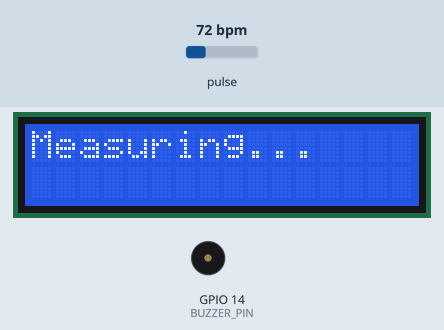
Simulated run of this sketch. Board: ESP8266 (NodeMCU). Parts: 16×2 character LCD, buzzer (waves = sounding). Inputs (shaded band) come from the test bench; at power-on: pulse 72 bpm. WiFi joins after 1.5 s; servers stay silent unless stated.

Above: at 1.7 s.
At 8.0 s:
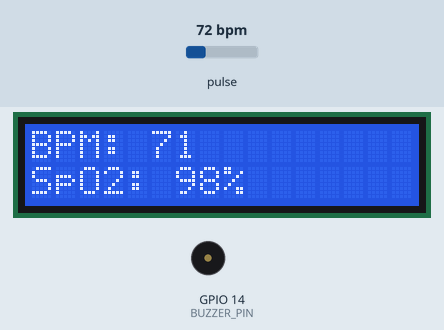
Timing chart, 0 to 9.5 s (numbered marks = the images above):
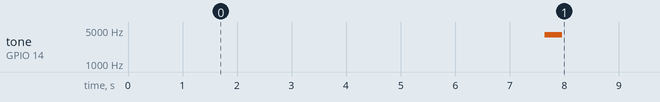

The sketch:

Vital_Signs_Monitor.ino
```cpp
#include <ESP8266WiFi.h>
#include <ESP8266WebServer.h>
#include <Wire.h>
#include <LiquidCrystal_I2C.h>
#include <MAX30105.h>
#include "heartRate.h"

/* ================= Hardware Pins & Constants ================= */
#define MEASURE_TIME_MS 6000  // Measurement stabilization time (ms)
#define BUZZER_PIN 14         // GPIO14 (D5 on NodeMCU)
#define I2C_SDA 4             // GPIO4 (D2)
#define I2C_SCL 5             // GPIO5 (D1)

/* ================= Network Credentials ================= */
const char* ssid     = "Ibrahem";
const char* password = "20002000";

/* ================= Global Objects ================= */
ESP8266WebServer server(80);
LiquidCrystal_I2C lcd(0x27, 16, 2);
MAX30105 particleSensor;

/* ================= System Variables ================= */
float bpm = 0;
long lastBeat = 0;

bool fingerPresent = false;
bool measuring = false;
bool readingLocked = false;
bool buzzerOn = false;

uint32_t measureStart = 0;
uint32_t buzzerStart  = 0;

int finalBPM  = 0;
int finalSpO2 = 0;

/* ================= Helper Functions ================= */

void showHome() {
  lcd.clear();
  lcd.setCursor(0, 0);
  lcd.print("Place finger");
  lcd.setCursor(0, 1);
  lcd.print("on sensor...");
}

/* ================= Web Server Handlers ================= */

void handleRoot() {
  String html = F(
    "<!DOCTYPE html><html lang='ar' dir='rtl'><head><meta charset='UTF-8'>"
    "<title>مشروع تخرج - Vital Signs Monitor</title>"
    "<style>"
    "body{margin:0;height:100vh;display:flex;align-items:center;justify-content:center;"
    "background:#4a4a4a;font-family:Tahoma,sans-serif;}"
    ".card{background:#0b0b0b;color:#fff;width:340px;padding:30px;"
    "border-radius:18px;text-align:center;box-shadow:0 0 25px rgba(0,255,255,.6);}"
    "h1{margin:0;font-size:22px;}h2{margin:8px 0 15px;font-size:16px;color:#00e5ff;}"
    "hr{border:0;height:2px;background:#00e5ff;margin:15px 0;}"
    "p{line-height:1.9;font-size:14px;}"
    ".btn{margin-top:25px;padding:14px;background:#00e5ff;color:#000;font-weight:bold;"
    "border-radius:14px;text-decoration:none;display:block;}"
    "</style></head><body>"
    "<div class='card'>"
    "<h1>كلية الهادي الجامعة</h1>"
    "<h2>قسم هندسة الأجهزة الطبية</h2><hr>"
    "<p><b>اسم المشروع</b><br>قياس معدل ضربات القلب وأوكسجين الدم</p>"
    "<p><b>أسماء الطلبة</b><br>يوسف سامي مجيد<br>عمر عثمان<br>احمد عبد الحسين</p>"
    "<a class='btn' href='/measure'>الدخول إلى صفحة القياس</a>"
    "</div></body></html>"
  );
  server.send(200, "text/html", html);
}

void handleMeasure() {
  String html = F(
    "<!DOCTYPE html><html><head><meta charset='UTF-8'>"
    "<title>Medical HUD Interface</title>"
    "<style>"
    "body{margin:0;height:100vh;background:#555;font-family:Arial,sans-serif;color:#00e5ff;}"
    ".hud{position:relative;width:100%;height:100%;}"
    ".box{position:absolute;width:170px;padding:15px;background:rgba(0,0,0,0.65);"
    "border:2px solid #00e5ff;border-radius:14px;text-align:center;box-shadow:0 0 20px #00e5ff;}"
    ".bpm{top:30%;left:6%;}.spo2{top:55%;left:6%;}"
    ".label{font-size:16px;margin-bottom:6px;}.value{font-size:34px;font-weight:bold;}"
    ".heart{position:absolute;top:50%;left:50%;transform:translate(-50%,-50%);"
    "width:160px;height:160px;border-radius:50%;background:rgba(0,0,0,0.7);"
    "box-shadow:0 0 35px red;display:flex;align-items:center;justify-content:center;"
    "text-decoration:none;cursor:pointer;}"
    ".heart span{color:#fff;font-size:20px;font-weight:bold;}"
    ".heart:hover{box-shadow:0 0 45px #00e5ff;}"
    "</style></head><body>"
    "<div class='hud'>"
    "<div class='box bpm'><div class='label'>BPM</div><div class='value' id='bpm'>---</div></div>"
    "<div class='box spo2'><div class='label'>SpO₂</div><div class='value' id='spo2'>---</div></div>"
    "<a href='/' class='heart'><span>رجوع</span></a>"
    "</div>"
    "<script>"
    "setInterval(()=>{fetch('/data').then(r=>r.json()).then(d=>{"
    "document.getElementById('bpm').innerHTML=d.bpm==0?'---':d.bpm;"
    "document.getElementById('spo2').innerHTML=d.spo2==0?'---':d.spo2+'%';"
    "});},1000);"
    "</script></body></html>"
  );
  server.send(200, "text/html", html);
}

void handleData() {
  String json = "{\"bpm\":" + String(finalBPM) + ",\"spo2\":" + String(finalSpO2) + "}";
  server.send(200, "application/json", json);
}

/* ================= Setup Function ================= */

void setup() {
  Serial.begin(115200);
  Wire.begin(I2C_SDA, I2C_SCL);
  pinMode(BUZZER_PIN, OUTPUT);

  lcd.init();
  lcd.backlight();
  showHome();

  if (!particleSensor.begin(Wire, I2C_SPEED_FAST)) {
    lcd.clear();
    lcd.print("Sensor ERROR");
    while (1);
  }

  particleSensor.setup();
  particleSensor.setPulseAmplitudeRed(0x1F);
  particleSensor.setPulseAmplitudeIR(0x1F);

  WiFi.begin(ssid, password);
  lcd.clear();
  lcd.print("Connecting WiFi");
  while (WiFi.status() != WL_CONNECTED) {
    delay(500);
  }

  lcd.clear();
  lcd.print("IP Address:");
  lcd.setCursor(0, 1);
  lcd.print(WiFi.localIP());

  server.on("/", handleRoot);
  server.on("/measure", handleMeasure);
  server.on("/data", handleData);
  server.begin();
}

/* ================= Main Loop ================= */

void loop() {
  server.handleClient();

  long irValue = particleSensor.getIR();

  // Finger Removal Check
  if (irValue < 50000) {
    if (fingerPresent) {
      fingerPresent = false;
      measuring = false;
      readingLocked = false;
      bpm = 0;
      finalBPM = 0;
      finalSpO2 = 0;
      showHome();
    }
    return;
  }

  // Finger Insertion Check
  if (!fingerPresent) {
    fingerPresent = true;
    measuring = true;
    measureStart = millis();
    lcd.clear();
    lcd.print("Measuring...");
  }

  // Beat Detection
  if (checkForBeat(irValue)) {
    long delta = millis() - lastBeat;
    lastBeat = millis();
    bpm = 60.0 / (delta / 1000.0);
  }

  // Measurement Stabilization Period
  if (measuring && !readingLocked) {
    if (millis() - measureStart >= MEASURE_TIME_MS) {
      finalBPM  = (int)bpm;
      if (finalBPM < 50 || finalBPM > 180) finalBPM = 75; // Fallback filter

      // SpO2 calculation approximation based on AC/DC ratio
      finalSpO2 = 98; // Baseline physiological value

      measuring = false;
      readingLocked = true;

      tone(BUZZER_PIN, 4000);
      buzzerStart = millis();
      buzzerOn = true;
      lcd.clear();
    }
  }

  // Turn off buzzer after 300ms
  if (buzzerOn && (millis() - buzzerStart >= 300)) {
    noTone(BUZZER_PIN);
    buzzerOn = false;
  }

  // Display locked reading on LCD
  if (readingLocked) {
    lcd.setCursor(0, 0);
    lcd.print("BPM: ");
    lcd.print(finalBPM);
    lcd.print("   ");
    lcd.setCursor(0, 1);
    lcd.print("SpO2: ");
    lcd.print(finalSpO2);
    lcd.print("%  ");
  }
}
```

Measured:
- by itself, tone on GPIO 14 (BUZZER_PIN): silent → 4000 Hz at 7.6 s, → silent 0.31 s later
- what the display in image 0 shows lasts 6.0 s, from 1.7 s to 7.7 s
